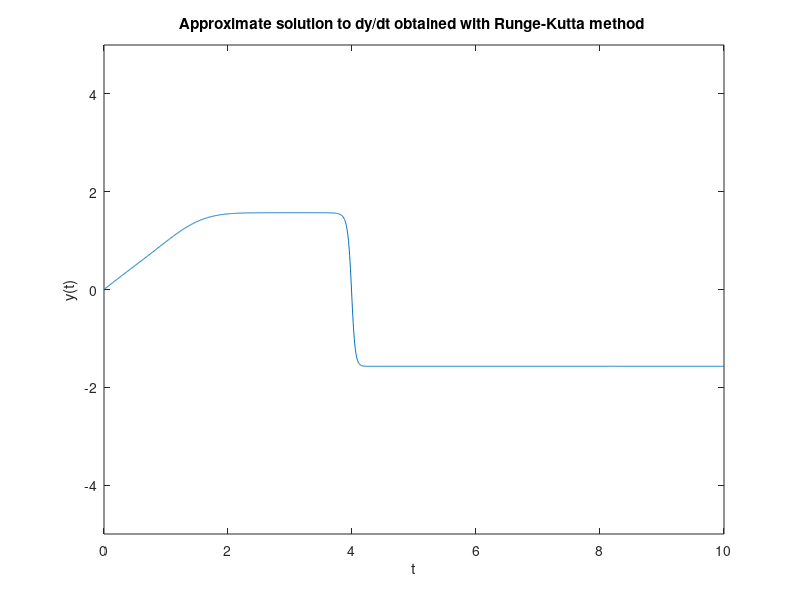

Reproduce this figure in MATLAB.
%                        EulerSample.m%% A sample Matlab script that implements the Euler's method for % the ODE %% dy/dt = F(t,y)%% where the function F(t,y) is specified using the anonymous function % specification. Note that in this sample, F(t,y), depends upon the % parameter lambda. F will use the value of lambda that precedes the% declaration of F. If one wants to use different values of lambda % in the function F within the same program, the F must be redeclared% after lambda is specified with the different values. %%%%%%%%%%%%%%%%%%%%%%%%%%%%%%%%%%%%%%%%%%%%%%%%%%%%%%%%%%%%%%%%%%%%%%%%%                    Target Function%%%%%%%%%%%%%%%%%%%%%%%%%%%%%%%%%%%%%%%%%%%%%%%%%%%%%%%%%%%%%%%%%%%%%%%%F  = @(t,y)(1+t^3)*cos(0.5*t)*cos(y)%     			 %%tInitial    = 0.0;                      % Initial timetFinal      = 10.0;                      % Final timeyInitial    = 0.0;                      % Initial value of yN           = 1580;                       % Number of timesteps takenh           = (tFinal - tInitial)/N;    % Timestep determinationy           = zeros(N+1,1);             % Arrays to hold solution valuest           = zeros(N+1,1); %%////////////////////////////////////////////////////////%     Computing the solution using Runge-Kutta method    %////////////////////////////////////////////////////////%t(1)  = tInitial;y(1)  = yInitial;    for(i = 1:N)        t(i+1) = t(i) + h;        y_star=y(i)+h*F(t(i),y(i))        y(i+1) = y(i) + .5*h*F(t(i), y(i)) +.5*h*F(t(i),y_star);  %Runge-Kuttaend  sprintf(['\n N = %3d, h = %10.5f, Y(%3.1f) is  %-25.15f '],N,h,t(i+1),y(N+1))%%    Set plot limits %tPlotMin =     tInitial;tPlotMax =     tFinal;yPlotMin =     -5.0;yPlotMax =     5.0;% plot, then scale by calling axis command plot(t,y);axis([tPlotMin,tPlotMax,yPlotMin,yPlotMax]);title('Approximate solution to dy/dt obtained with Runge-Kutta method ')xlabel('t') ylabel('y(t)')